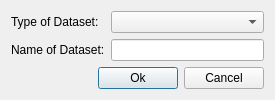
<?xml version="1.0" encoding="UTF-8"?>
<ui version="4.0">
 <class>NewDatasetDialog</class>
 <widget class="QDialog" name="NewDatasetDialog">
  <property name="geometry">
   <rect>
    <x>0</x>
    <y>0</y>
    <width>275</width>
    <height>97</height>
   </rect>
  </property>
  <property name="windowTitle">
   <string>Dialog</string>
  </property>
  <layout class="QGridLayout" name="gridLayout">
   <item row="0" column="0">
    <widget class="QLabel" name="label">
     <property name="text">
      <string>Type of Dataset:</string>
     </property>
    </widget>
   </item>
   <item row="0" column="1">
    <widget class="QComboBox" name="cbType"/>
   </item>
   <item row="1" column="0">
    <widget class="QLabel" name="label_2">
     <property name="text">
      <string>Name of Dataset:</string>
     </property>
    </widget>
   </item>
   <item row="1" column="1">
    <widget class="QLineEdit" name="leName"/>
   </item>
   <item row="2" column="0" colspan="2">
    <layout class="QHBoxLayout" name="horizontalLayout">
     <item>
      <spacer name="horizontalSpacer">
       <property name="orientation">
        <enum>Qt::Horizontal</enum>
       </property>
       <property name="sizeHint" stdset="0">
        <size>
         <width>40</width>
         <height>20</height>
        </size>
       </property>
      </spacer>
     </item>
     <item>
      <widget class="QPushButton" name="pushButton_2">
       <property name="text">
        <string>Ok</string>
       </property>
      </widget>
     </item>
     <item>
      <widget class="QPushButton" name="pushButton">
       <property name="text">
        <string>Cancel</string>
       </property>
      </widget>
     </item>
    </layout>
   </item>
  </layout>
 </widget>
 <resources/>
 <connections>
  <connection>
   <sender>pushButton_2</sender>
   <signal>clicked()</signal>
   <receiver>NewDatasetDialog</receiver>
   <slot>accept()</slot>
   <hints>
    <hint type="sourcelabel">
     <x>169</x>
     <y>81</y>
    </hint>
    <hint type="destinationlabel">
     <x>64</x>
     <y>67</y>
    </hint>
   </hints>
  </connection>
  <connection>
   <sender>pushButton</sender>
   <signal>clicked()</signal>
   <receiver>NewDatasetDialog</receiver>
   <slot>reject()</slot>
   <hints>
    <hint type="sourcelabel">
     <x>251</x>
     <y>83</y>
    </hint>
    <hint type="destinationlabel">
     <x>241</x>
     <y>96</y>
    </hint>
   </hints>
  </connection>
 </connections>
</ui>
